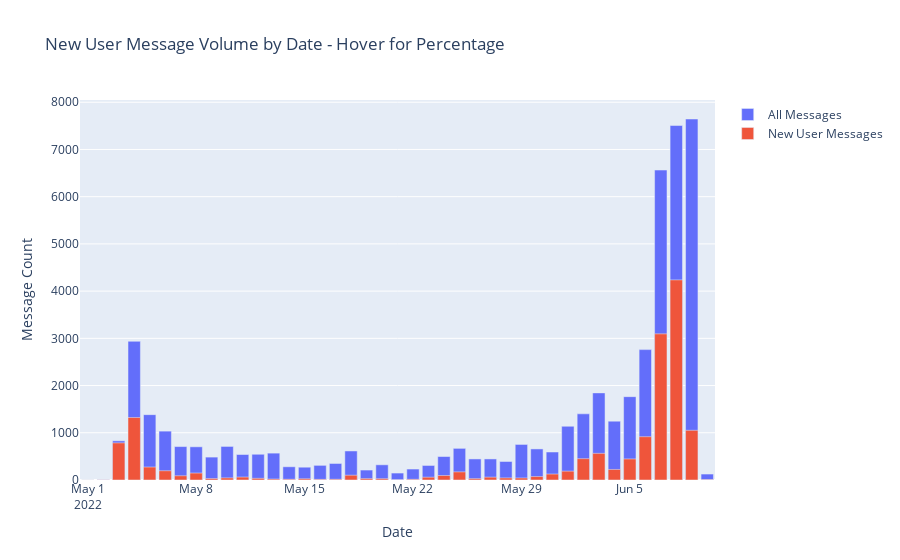

The code cell stored with this chart in its notebook:
### Code cell
fig = plotly.graph_objects.Figure(data=[
        plotly.graph_objects.Bar(
            name='All Messages',
            y=b['message_count'],
            x=b['date'],
            customdata=b['pct'].array,
            hovertemplate="<br>".join([
                "%{x}",
                "<b>%{customdata:.1f}% New User Messages</b>",
                "<b>Total Messages Sent:</b> %{y}"
            ]),
        ),
        plotly.graph_objects.Bar(
            name='New User Messages',
            y=b['new_user_messages_count'],
            x=b['date'],
            customdata=b['pct'],
            hovertemplate="<br>".join([
                "%{x}",
                "<b>%{customdata:.1f}% New User Messages</b>",
                "<b>New User Messages:</b> %{y}"
            ]),
        )
])
fig.update_layout(barmode='overlay', title_text="New User Message Volume by Date - Hover for Percentage")
fig.update_yaxes(title='Message Count')
fig.update_xaxes(title='Date')
# fig.update_traces(hovertemplate=hovertemp)
fig.show()

### Figure 1 — Plotly figure (JSON) as saved in the notebook; plotly's stock layout.template omitted (floating-point values rounded to 4 significant figures)
{"data": [{"customdata": [100, 60, 94.7, 45.05, 19.8, 18.94, 12.71, 20.91, 6.392, 6.329, 11.48, 6.422, 3.515, 5.357, 9.594, 4.194, 4.286, 16.42, 13.74, 8.696, 2.041, 6.034, 19.16, 19.11, 25.67, 6.502, 13.45, 11.22, 5.71, 11.09, 21.25, 16.43, 32.26, 30.57, 17.91, 25.27, 33.21, 47.15, 56.45, 13.76, 5.556], "hovertemplate": "%{x}<br><b>%{customdata:.1f}% New User Messages</b><br><b>Total Messages Sent:</b> %{y}", "name": "All Messages", "type": "bar", "x": ["2022-05-01T00:00:00", "2022-05-02T00:00:00", "2022-05-03T00:00:00", "2022-05-04T00:00:00", "2022-05-05T00:00:00", "2022-05-06T00:00:00", "2022-05-07T00:00:00", "2022-05-08T00:00:00", "2022-05-09T00:00:00", "2022-05-10T00:00:00", "2022-05-11T00:00:00", "2022-05-12T00:00:00", "2022-05-13T00:00:00", "2022-05-14T00:00:00", "2022-05-15T00:00:00", "2022-05-16T00:00:00", "2022-05-17T00:00:00", "2022-05-18T00:00:00", "2022-05-19T00:00:00", "2022-05-20T00:00:00", "2022-05-21T00:00:00", "2022-05-22T00:00:00", "2022-05-23T00:00:00", "2022-05-24T00:00:00", "2022-05-25T00:00:00", "2022-05-26T00:00:00", "2022-05-27T00:00:00", "2022-05-28T00:00:00", "2022-05-29T00:00:00", "2022-05-30T00:00:00", "2022-05-31T00:00:00", "2022-06-01T00:00:00", "2022-06-02T00:00:00", "2022-06-03T00:00:00", "2022-06-04T00:00:00", "2022-06-05T00:00:00", "2022-06-06T00:00:00", "2022-06-07T00:00:00", "2022-06-08T00:00:00", "2022-06-09T00:00:00", "2022-06-10T00:00:00"], "y": [1, 5, 830, 2937, 1384, 1035, 708, 703, 485, 711, 540, 545, 569, 280, 271, 310, 350, 615, 211, 322, 147, 232, 308, 497, 670, 446, 446, 392, 753, 658, 593, 1138, 1401, 1845, 1245, 1765, 2761, 6564, 7507, 7645, 126]}, {"customdata": [100, 60, 94.7, 45.05, 19.8, 18.94, 12.71, 20.91, 6.392, 6.329, 11.48, 6.422, 3.515, 5.357, 9.594, 4.194, 4.286, 16.42, 13.74, 8.696, 2.041, 6.034, 19.16, 19.11, 25.67, 6.502, 13.45, 11.22, 5.71, 11.09, 21.25, 16.43, 32.26, 30.57, 17.91, 25.27, 33.21, 47.15, 56.45, 13.76, 5.556], "hovertemplate": "%{x}<br><b>%{customdata:.1f}% New User Messages</b><br><b>New User Messages:</b> %{y}", "name": "New User Messages", "type": "bar", "x": ["2022-05-01T00:00:00", "2022-05-02T00:00:00", "2022-05-03T00:00:00", "2022-05-04T00:00:00", "2022-05-05T00:00:00", "2022-05-06T00:00:00", "2022-05-07T00:00:00", "2022-05-08T00:00:00", "2022-05-09T00:00:00", "2022-05-10T00:00:00", "2022-05-11T00:00:00", "2022-05-12T00:00:00", "2022-05-13T00:00:00", "2022-05-14T00:00:00", "2022-05-15T00:00:00", "2022-05-16T00:00:00", "2022-05-17T00:00:00", "2022-05-18T00:00:00", "2022-05-19T00:00:00", "2022-05-20T00:00:00", "2022-05-21T00:00:00", "2022-05-22T00:00:00", "2022-05-23T00:00:00", "2022-05-24T00:00:00", "2022-05-25T00:00:00", "2022-05-26T00:00:00", "2022-05-27T00:00:00", "2022-05-28T00:00:00", "2022-05-29T00:00:00", "2022-05-30T00:00:00", "2022-05-31T00:00:00", "2022-06-01T00:00:00", "2022-06-02T00:00:00", "2022-06-03T00:00:00", "2022-06-04T00:00:00", "2022-06-05T00:00:00", "2022-06-06T00:00:00", "2022-06-07T00:00:00", "2022-06-08T00:00:00", "2022-06-09T00:00:00", "2022-06-10T00:00:00"], "y": [1, 3, 786, 1323, 274, 196, 90, 147, 31, 45, 62, 35, 20, 15, 26, 13, 15, 101, 29, 28, 3, 14, 59, 95, 172, 29, 60, 44, 43, 73, 126, 187, 452, 564, 223, 446, 917, 3095, 4238, 1052, 7]}], "layout": {"barmode": "overlay", "title": {"text": "New User Message Volume by Date - Hover for Percentage"}, "xaxis": {"title": {"text": "Date"}}, "yaxis": {"title": {"text": "Message Count"}}}}
